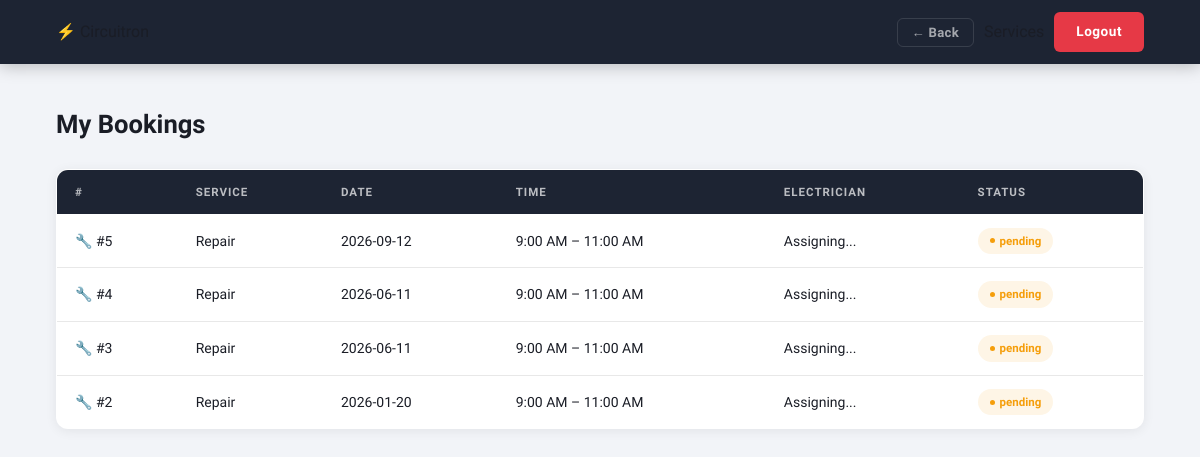
The app's page /bookings (signed in) with its own data.
### tables this page shows
CREATE TABLE bookings (
            id INTEGER PRIMARY KEY AUTOINCREMENT,
            user_id INTEGER NOT NULL,
            worker_id INTEGER,
            service_category_id INTEGER NOT NULL,
            description TEXT,
            date TEXT NOT NULL,
            time_slot TEXT NOT NULL,
            status TEXT DEFAULT 'pending',
            address TEXT,
            created_at TIMESTAMP DEFAULT CURRENT_TIMESTAMP,
            FOREIGN KEY (user_id) REFERENCES users(id),
            FOREIGN KEY (worker_id) REFERENCES workers(id),
            FOREIGN KEY (service_category_id) REFERENCES service_categories(id)
        );

CREATE TABLE service_categories (
            id INTEGER PRIMARY KEY AUTOINCREMENT,
            name TEXT NOT NULL,
            icon TEXT,
            description TEXT
        );

### app.py (the view)
@app.route('/bookings')
def my_bookings():
    if 'user_id' not in session:
        return redirect(url_for('login'))
    db = get_db()
    bookings = db.execute('''
        SELECT b.*, sc.name as service_name, sc.icon, w.name as worker_name
        FROM bookings b
        JOIN service_categories sc ON b.service_category_id = sc.id
        LEFT JOIN workers w ON b.worker_id = w.id
        WHERE b.user_id=? ORDER BY b.created_at DESC
    ''', (session['user_id'],)).fetchall()
    db.close()
    return render_template('user/bookings.html', bookings=bookings)

### database.py (called while the page is built)
def get_db():
    conn = sqlite3.connect('circuitron.db')
    conn.row_factory = sqlite3.Row
    return conn

### templates/user/bookings.html (shortened to what this page needs)
{% extends 'base.html' %}
{% block content %}
<nav class="navbar">
    <a class="nav-brand" href="{{ url_for('home') }}">⚡ Circuitron</a>
    <div class="nav-links">
        <a href="{{ url_for('services') }}">Services</a>
        <a href="{{ url_for('logout') }}" class="btn-nav">Logout</a>
    </div>
</nav>
<div class="list-container">
    <h2>My Bookings</h2>
    {% if bookings %}
    <table class="data-table">
        <thead><tr><th>#</th><th>Service</th><th>Date</th><th>Time</th><th>Electrician</th><th>Status</th></tr></thead>
        <tbody>
        {% for b in bookings %}
        <tr>
            <td>{{ b.icon }} #{{ b.id }}</td>
            <td>{{ b.service_name }}</td>
            <td>{{ b.date }}</td>
            <td>{{ b.time_slot }}</td>
            <td>{{ b.worker_name or 'Assigning...' }}</td>
            <td><span class="status-badge status-{{ b.status }}">{{ b.status }}</span></td>
        </tr>
        {% endfor %}
        </tbody>
    </table>
    {% else %}
    <div class="empty-state"><p>No bookings yet.</p><a href="{{ url_for('services') }}" class="btn btn-primary">Book a Service</a></div>
    {% endif %}
</div>
{% endblock %}

### static/style.css (style rules this page uses)
:root { --red: #e63946; --red-dark: #c1121f; --navy: #1d2433; --navy-2: #252d3d; --bg: #f2f4f8; --bg-2: #ffffff; --bg-3: #eaecf2; --bg-4: #dde0e8; --border: rgba(0,0,0,0.09); --border-h: rgba(230,57,70,0.35); --text: #1a1d26; --text-2: #3d4252; --muted: #8892a4; --muted-2: #6b7585; --success: #10b981; --danger: #ef4444; --warning: #f59e0b; --info: #3b82f6; --r: 12px; --r-sm: 8px; --r-xs: 6px; --shadow: 0 2px 12px rgba(0,0,0,0.07); --shadow-md: 0 6px 24px rgba(0,0,0,0.1); --shadow-xl: 0 16px 48px rgba(0,0,0,0.13); --t: all 0.25s cubic-bezier(0.4,0,0.2,1); }
*, *::before, *::after { margin:0; padding:0; box-sizing:border-box; }
html { scroll-behavior:smooth; }
body { font-family:'Exo 2',sans-serif; background:var(--bg); color:var(--text); line-height:1.6; overflow-x:hidden; }
a { text-decoration:none; color:inherit; }
.navbar { position:sticky; top:0; z-index:1000; display:flex; align-items:center; justify-content:space-between; padding:0 56px; height:64px; background:var(--navy); box-shadow:0 2px 16px rgba(0,0,0,0.25); }
.nav-brand { display:flex; flex-direction:column; gap:1px; }
.nav-links { display:flex; align-items:center; gap:2px; }
.btn-nav { background:var(--red); color:white; font-weight:700; font-size:0.85rem; padding:9px 22px; border-radius:var(--r-xs); transition:var(--t); margin-left:8px; font-family:'Rajdhani',sans-serif; letter-spacing:0.5px; }
.list-container { max-width:1280px; margin:0 auto; padding:40px 56px; }
.list-container > h2 { font-family:'Rajdhani',sans-serif; font-size:1.6rem; font-weight:700; color:var(--text); margin-bottom:24px; }
.data-table { width:100%; border-collapse:collapse; background:var(--bg-2); border:1px solid var(--border); border-radius:var(--r); overflow:hidden; box-shadow:var(--shadow); }
.data-table th { background:var(--navy); color:rgba(255,255,255,0.7); padding:13px 18px; text-align:left; font-size:0.72rem; font-weight:700; letter-spacing:1px; text-transform:uppercase; }
.data-table td { padding:13px 18px; border-bottom:1px solid var(--border); font-size:0.875rem; color:var(--text); }
.data-table tr:last-child td { border-bottom:none; }
.status-badge { display:inline-flex; align-items:center; gap:5px; padding:4px 12px; border-radius:50px; font-size:0.72rem; font-weight:700; }
.status-badge::before { content:''; width:5px; height:5px; border-radius:50%; background:currentColor; flex-shrink:0; }
.status-pending { background:rgba(245,158,11,0.1); color:var(--warning); }

### records on screen
bookings: icon "🔧", id "5", service_name "Repair", date "2026-09-12", time_slot "9:00 AM – 11:00 AM", worker_name "Assigning...", status "pending"
bookings: icon "🔧", id "4", service_name "Repair", date "2026-06-11", time_slot "9:00 AM – 11:00 AM", worker_name "Assigning...", status "pending"
bookings: icon "🔧", id "3", service_name "Repair", date "2026-06-11", time_slot "9:00 AM – 11:00 AM", worker_name "Assigning...", status "pending"
bookings: icon "🔧", id "2", service_name "Repair", date "2026-01-20", time_slot "9:00 AM – 11:00 AM", worker_name "Assigning...", status "pending"
